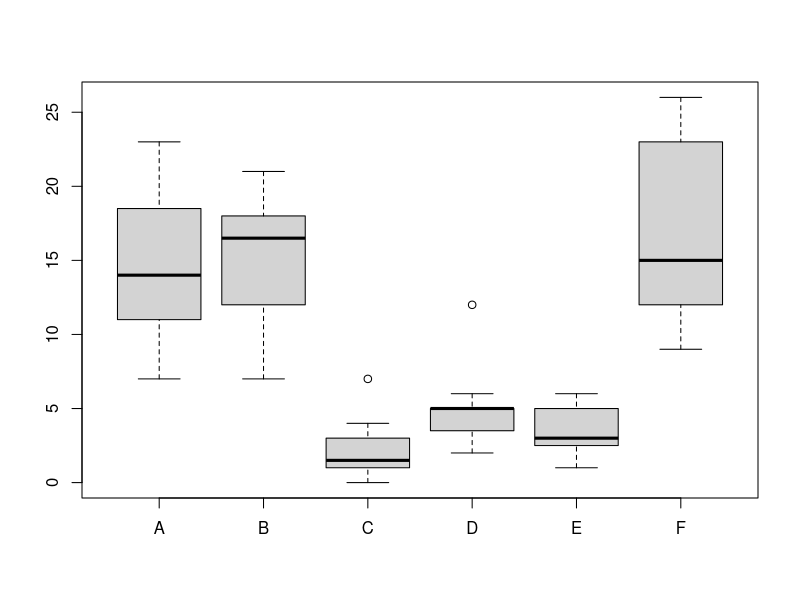

Reproduce this figure in R. (Note: this script raises an error after producing the figure.)
head(InsectSprays)
boxplot(split(InsectSprays$count, InsectSprays$spray))

library(dplyr)
data(nym.2002, package="UsingR")
str(nym.2002)
males<-filter(nym.2002, gender=="Male") 
females<-filter(nym.2002, gender=="Female") 
boxplot(males$time, females$time)
hist(males$time)
hist(females$time)
groups <- split(females$time, round(females$age))
boxplot(groups, females$time)
groupsm <- split(males$time, round(males$age))
boxplot(groupsm, males$time)

time = sort(nym.2002$time)
max(time)/median(time)

plot(time/median(time), ylim=c(1/4,4))
abline(h=c(1/2,1,2))
plot(log2(time/median(time)),ylim=c(-2,2))
abline(h=-1:1)

data(ChickWeight)
head(ChickWeight)
plot( ChickWeight$Time, ChickWeight$weight, col=ChickWeight$Diet, main = "Chicken Time vs Weight", xlab = "Time", ylab = "Weight")
plot(chick$weight.4, chick$weight.21)

cor(chick$weight.4, chick$weight.21)

chick = reshape(ChickWeight, idvar=c("Chick","Diet"), timevar="Time",
                direction="wide")

head(chick)
chick = na.omit(chick)
chicknew <-c(chick$weight.4, 3000)
chicknew2 <- c(chick$weight.21, 3000)
plot(chicknew, chicknew2)
mad(chicknew)/mad(chick$weight.4)
